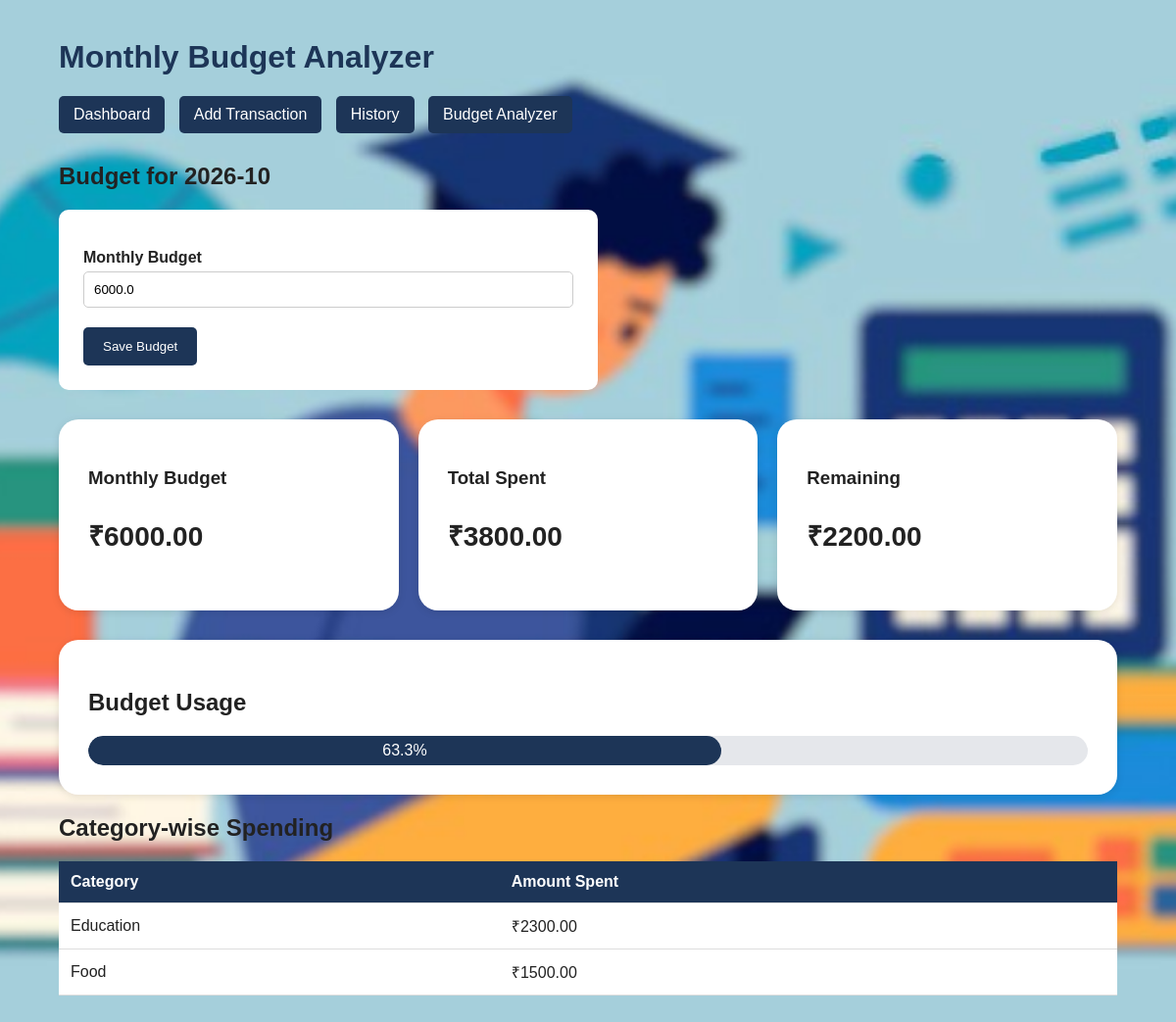
Page /budget on the committed database.
### tables this page shows
CREATE TABLE budgets (
            id INTEGER PRIMARY KEY AUTOINCREMENT,
            month TEXT UNIQUE NOT NULL,
            amount REAL NOT NULL
        );

CREATE TABLE transactions (
            id INTEGER PRIMARY KEY AUTOINCREMENT,
            type TEXT NOT NULL,
            amount REAL NOT NULL,
            category TEXT NOT NULL,
            description TEXT,
            date TEXT NOT NULL
        );

### app.py (the view, shortened to what this page needs)
@app.route("/budget", methods=["GET", "POST"])
def budget():
    current_month = datetime.now().strftime("%Y-%m")
    conn = get_db()
    budget_result = conn.execute("""
        SELECT amount
        FROM budgets
        WHERE month = ?
    """, (current_month,)).fetchone()
    monthly_budget = budget_result["amount"] if budget_result else 0
    spent_result = conn.execute("""
        SELECT COALESCE(SUM(amount), 0)
        FROM transactions
        WHERE type = 'expense'
        AND substr(date, 1, 7) = ?
    """, (current_month,)).fetchone()
    monthly_spent = spent_result[0]
    remaining = monthly_budget - monthly_spent
    category_data = conn.execute("""
        SELECT category, SUM(amount) AS total
        FROM transactions
        WHERE type = 'expense'
        AND substr(date, 1, 7) = ?
        GROUP BY category
        ORDER BY total DESC
    """, (current_month,)).fetchall()
    conn.close()
    if monthly_budget > 0:
        percentage = (monthly_spent / monthly_budget) * 100
    else:
        percentage = 0
    return render_template(
        "budget.html",
        monthly_budget=monthly_budget,
        monthly_spent=monthly_spent,
        remaining=remaining,
        percentage=percentage,
        category_data=category_data,
        current_month=current_month
    )

### app.py (called while the page is built)
def get_db():
    conn = sqlite3.connect(DATABASE)
    conn.row_factory = sqlite3.Row
    return conn

### templates/budget.html (shortened to what this page needs)
<!DOCTYPE html>
<html>
<head>
    <link rel="stylesheet"
          href="{{ url_for('static', filename='style.css') }}">
</head>
<body>
<div class="container">
    <h1>Monthly Budget Analyzer</h1>
    <div class="navigation">
        <a href="/dashboard">Dashboard</a>
        <a href="/add">Add Transaction</a>
        <a href="/history">History</a>
        <a href="/budget">Budget Analyzer</a>
    </div>
    <h2>Budget for {{ current_month }}</h2>
    <form method="POST">
        <label>Monthly Budget</label>
        <input
            type="number"
            name="budget"
            step="0.01"
            placeholder="Example: 10000"
            value="{{ monthly_budget }}"
            required
        >
        <button type="submit">
            Save Budget
        </button>
    </form>
    <div class="cards">
        <div class="card">
            <h3>Monthly Budget</h3>
            <p>₹{{ "%.2f"|format(monthly_budget) }}</p>
        </div>
        <div class="card">
            <h3>Total Spent</h3>
            <p>₹{{ "%.2f"|format(monthly_spent) }}</p>
        </div>
        <div class="card">
            <h3>Remaining</h3>
            <p>₹{{ "%.2f"|format(remaining) }}</p>
        </div>
    </div>
    <div class="card">
        <h2>Budget Usage</h2>
        <div class="progress-container">
            <div
                class="progress-bar"
                style="width: {{ [percentage, 100]|min }}%;"
            >
                {{ "%.1f"|format(percentage) }}%
            </div>
        </div>
    </div>
    <h2>Category-wise Spending</h2>
    <table>
        <tr>
            <th>Category</th>
            <th>Amount Spent</th>
        </tr>
        {% for item in category_data %}
        <tr>
            <td>{{ item.category }}</td>
            <td>
                ₹{{ "%.2f"|format(item.total) }}
            </td>
        </tr>
        {% else %}
        <tr>
            <td colspan="2">
                No expenses recorded this month.
            </td>
        </tr>
        {% endfor %}
    </table>
</div>
</body>
</html>

### static/style.css (style rules this page uses)
body { margin: 0; font-family: Arial, sans-serif; background-image: url("background.avif.jpg"); background-size: cover; background-position: center; background-attachment: fixed; color: #222; }
.container { width: 90%; max-width: 1100px; margin: 40px auto; }
h1 { color: #1d3557; }
.navigation { margin-bottom: 30px; }
.navigation a { display: inline-block; padding: 10px 15px; margin-right: 10px; background: #1d3557; color: white; text-decoration: none; border-radius: 5px; }
.cards { display: grid; grid-template-columns: repeat(3, 1fr); gap: 20px; margin-bottom: 30px; }
.card { background: white; padding: 30px; border-radius: 20px; box-shadow: 0 2px 8px rgba(0,0,0,0.1); }
.card p { font-size: 28px; font-weight: bold; }
table { width: 100%; border-collapse: collapse; background: white; }
th, td { padding: 12px; border-bottom: 1px solid #ddd; text-align: left; }
th { background: #1d3557; color: white; }
form { background: white; padding: 25px; max-width: 500px; border-radius: 10px; margin-bottom: 30px; }
label { display: block; margin-top: 15px; margin-bottom: 5px; font-weight: bold; }
input, select { width: 100%; padding: 10px; box-sizing: border-box; border: 1px solid #ccc; border-radius: 5px; }
button { margin-top: 20px; padding: 12px 20px; background: #1d3557; color: white; border: none; border-radius: 5px; cursor: pointer; }
.progress-container { width: 100%; height: 30px; background: #e5e7eb; border-radius: 15px; overflow: hidden; margin-top: 15px; }
.progress-bar { height: 30px; background: #1d3557; color: white; text-align: center; line-height: 30px; border-radius: 15px; min-width: 40px; }

### rows in the picture
budgets: budget "6000.0", amount "6000.00"
transactions: category "Education", total "2300.00"
transactions: category "Food", total "1500.00"

### other values in the picture
{{ "%.2f"|format(monthly_spent) }} "3800.00"
{{ "%.2f"|format(remaining) }} "2200.00"
{{ "%.1f"|format(percentage) }} "63.3"
